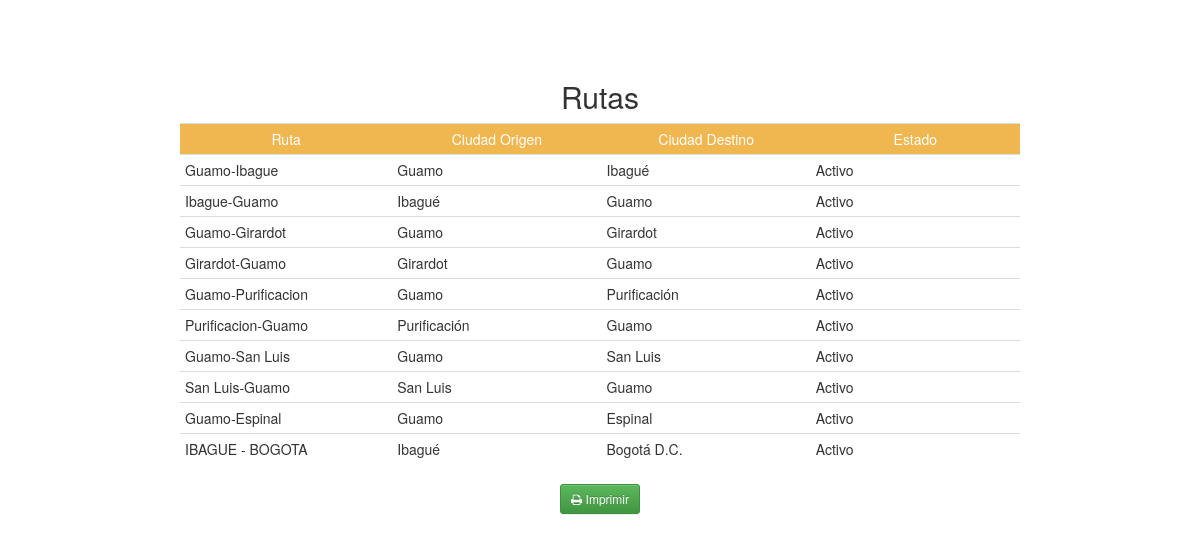
The app's page /admin/listar_rutas.php (signed in) with its own data.
### tables this page shows
CREATE TABLE `rutas` (
  `id_rutas` int(10) NOT NULL,
  `nombre_ruta` varchar(50) NOT NULL,
  `ciudad_origen` varchar(50) NOT NULL,
  `ciudad_destino` varchar(50) NOT NULL,
  `id_estado` int(2) NOT NULL
);

CREATE TABLE `estado` (
  `id_estado` int(2) NOT NULL,
  `estado` varchar(10) NOT NULL
);

### admin/listar_rutas.php (the view, shortened to what this page needs)
<!DOCTYPE html>
<html>
<head>
    <link rel="stylesheet" type="text/css" href="../css/bootstrap.css">
    <link rel="stylesheet" type="text/css" href="../css/bootstrap-theme.css">
    <link rel="stylesheet" type="text/css" href="../estilo.css">
    <link rel="stylesheet" type="text/css" href="../font-awesome/css/font-awesome.css">
</head>
<body>
<?php
            $sql = "SELECT * FROM rutas,estado WHERE rutas.id_estado=estado.id_estado";
                $registro = mysql_query($sql);
                $resultado = mysql_num_rows($registro);
              if($resultado > 0)
              {
 ?>
    <br />
    <center>
      <br /><br />
               <h2>Rutas</h2>
               <table class="table table-condensed table-hover"  style="width:70%">
                <tr style="background: #f0b650">
                <td align="center" style="width: 10%"><font color="#fff">Ruta</font></td>
                <td align="center" style="width: 10%"><font color="#fff">Ciudad Origen</font></td>
                <td align="center" style="width: 10%"><font color="#fff">Ciudad Destino</font></td>
                <td align="center" style="width: 10%"><font color="#fff">Estado</font></td>
               </tr>
  <?php
          while ($reg=mysql_fetch_array($registro))
                {
  ?>
                <tr>
                <td><?php echo $reg['nombre_ruta']; ?></td>
                <td><?php echo $reg['ciudad_origen']; ?></td>
                <td><?php echo $reg['ciudad_destino']; ?></td>
                <td><?php echo $reg['estado']; ?></td>
                </tr>
  <?php
                }
           echo "</table>";
           echo "</center>";
           echo "<center>";
           echo "<button class='btn btn-success btn-sm' value='Imprimir' onclick='window.print()'><i class='fa fa-print'></i>&nbsp;Imprimir</button>";
           echo "</center>";
          }
           else
           {
             echo "<center><br /><br /><br /><br /><br /><br />";
             echo "<h2>No Existen Rutas </h2>";
             echo "</center>";
           }
  ?>
</body>
</html>

### records on screen
rutas: nombre_ruta "Guamo-Ibague", ciudad_origen "Guamo", ciudad_destino "Ibagué", id_estado.estado "Activo"
rutas: nombre_ruta "Ibague-Guamo", ciudad_origen "Ibagué", ciudad_destino "Guamo", id_estado.estado "Activo"
rutas: nombre_ruta "Guamo-Girardot", ciudad_origen "Guamo", ciudad_destino "Girardot", id_estado.estado "Activo"
rutas: nombre_ruta "Girardot-Guamo", ciudad_origen "Girardot", ciudad_destino "Guamo", id_estado.estado "Activo"
rutas: nombre_ruta "Guamo-Purificacion", ciudad_origen "Guamo", ciudad_destino "Purificación", id_estado.estado "Activo"
rutas: nombre_ruta "Purificacion-Guamo", ciudad_origen "Purificación", ciudad_destino "Guamo", id_estado.estado "Activo"
rutas: nombre_ruta "Guamo-San Luis", ciudad_origen "Guamo", ciudad_destino "San Luis", id_estado.estado "Activo"
rutas: nombre_ruta "San Luis-Guamo", ciudad_origen "San Luis", ciudad_destino "Guamo", id_estado.estado "Activo"
rutas: nombre_ruta "Guamo-Espinal", ciudad_origen "Guamo", ciudad_destino "Espinal", id_estado.estado "Activo"
rutas: nombre_ruta "IBAGUE - BOGOTA", ciudad_origen "Ibagué", ciudad_destino "Bogotá D.C.", id_estado.estado "Activo"
